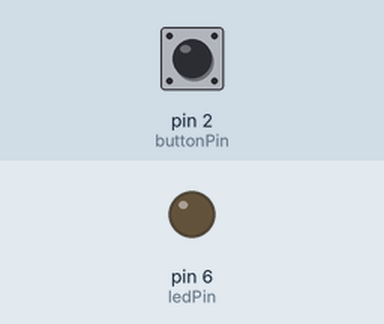
Bench run of a sketch on a simulated Arduino Uno, built with avr-gcc and run on an emulated ATmega328P. Parts: output pins drawn as LEDs (lit = HIGH). Inputs (shaded band) come from the test bench; at power-on: pin 2 (buttonPin) LOW.

Above: at 1.2 s.
1.3 s: pin 2 (buttonPin) pulled HIGH for 0.15 s
At 2.0 s:
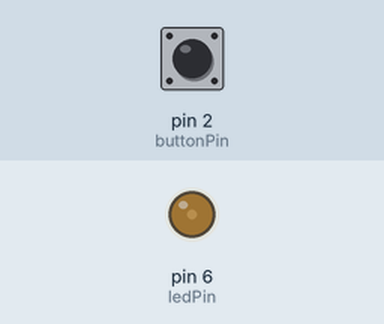
2.9 s: pin 2 (buttonPin) pulled HIGH for 1 s
At 3.2 s:
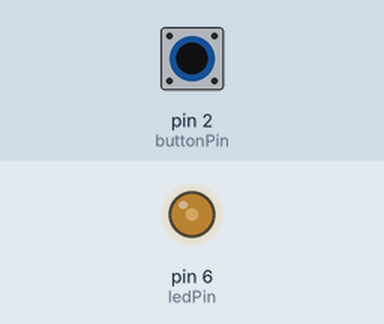
Timing chart, 0 to 5.9 s (numbered marks = the images above; inputs shaded):
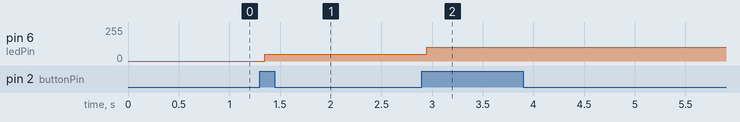

Measured:
- after the input at 1.3 s, pin 6 (ledPin): 0/255 → 51/255 after 0.05 s
- after the input at 2.9 s, pin 6 (ledPin): 51/255 → 102/255 after 0.05 s

The sketch:

gem06_debounc.ino
```cpp
const int ledPin = 6;
const int buttonPin = 2;
int buttonState = 0;

int brightness = 0;
unsigned long lastDebounceTime = 0;  // Variabile per memorizzare il tempo dell'ultimo cambiamento di stato
const unsigned long debounceDelay = 50;  // Tempo di debouncing in millisecondi
int previousReading = 0;  // Variabile per memorizzare lo stato precedente del pulsante

void setup() {
  pinMode(ledPin, OUTPUT);
  pinMode(buttonPin, INPUT);  // Impostiamo il pin del pulsante come ingresso
  digitalWrite(buttonPin, LOW);  // Attiviamo la resistenza interna di pull-down
}

void loop() {
  int reading = digitalRead(buttonPin);
  if (reading != previousReading) {
    lastDebounceTime = millis();
  }

  if ((millis() - lastDebounceTime) > debounceDelay) {
    if (reading != buttonState) {
      buttonState = reading;
      if (buttonState == HIGH) {
        brightness++;
        if (brightness > 2) {
          brightness = 0;
        }
        analogWrite(ledPin, brightness * 51);
      }
    }
  }
  previousReading = reading;
}
```
